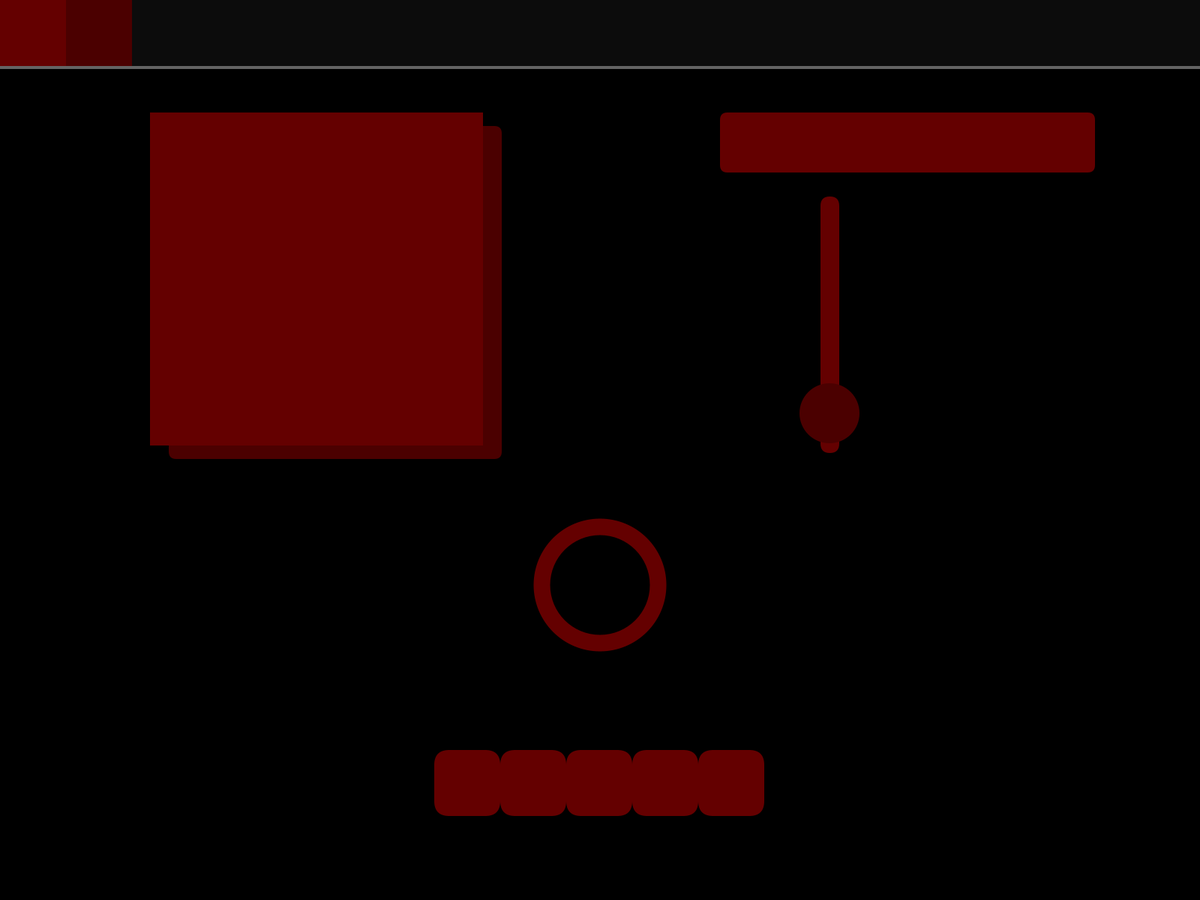
Frame 1 (no input)
Frame 60 (the mouse pressed at the canvas centre just before this capture): identical to frame 1, image omitted
Frame 120 (the mouse held since frame 60 and released just before this capture): identical to frame 1, image omitted

The Processing sketch that drew this single still picture (run headless with seeded random() and noise(); from frame 60 on, the mouse is pressed at the canvas centre):

// Processing sketch: CodeTest
// ── CodeTest.pde
// New ideas for program: try and integrate floats, import song?
void setup() {
fullScreen();
}

int appHeight = displayHeight;
int appWidth = displayWidth;
float easeRate = 4;
float aniHeight = displayHeight * 1/15;
boolean mousetouchlyrics = false;
boolean lyricsdropped = false;
boolean dropdown = false;
int volume = 0;

void draw() {
  background(0);
  textSize(32);
  stroke(100);
  strokeWeight(7);
  line(0, displayWidth * 1/18, displayWidth, displayWidth * 1/18);
  noStroke();
  fill(12, 12, 12);
  rect(0, 0, displayWidth, displayWidth * 1/18);
  fill(100, 0, 0);
  ellipse(displayWidth * 1/2, displayHeight * 13/20, displayWidth * 1/9, displayWidth * 1/9);
  fill(0);
  ellipse(displayWidth * 1/2, displayHeight * 13/20, displayWidth * 3/36, displayWidth * 3/36);
  fill(100, 0, 0);
  rect(displayWidth * 11/16 - displayWidth * 1/256, displayHeight * 7/32, (displayWidth * 1/64), displayHeight * 2/7, 70); // Volume bar
  fill(75, 0, 0);
  ellipse((displayWidth * 11/16) + displayWidth * 1/256, (displayHeight * 4/9) + displayHeight * 1/64, displayWidth * 1/20, displayWidth * 1/20); // Volume icon or circle
  rect(displayWidth * 9/64, displayHeight * 9/64, displayWidth * 5/18, displayWidth * 5/18, 10); // Album cover shadow
  rect(displayWidth * 1/18, 0, displayWidth * 1/18, displayWidth * 1/18);
  fill(100, 0, 0);
  rect(displayWidth * 1/8, displayHeight * 1/8, displayWidth * 5/18, displayWidth * 5/18); // Album cover placeholder
  rect(displayWidth * 13/36 + 2, displayHeight * 15/18, displayWidth * 1/18, displayWidth * 1/18, 20);
  rect(displayWidth * 15/36 + 1, displayHeight * 15/18, displayWidth * 1/18, displayWidth * 1/18, 20);
  rect(displayWidth * 17/36, displayHeight * 15/18, displayWidth * 1/18, displayWidth * 1/18, 20);
  rect(displayWidth * 19/36 - 1, displayHeight * 15/18, displayWidth * 1/18, displayWidth * 1/18, 20);
  rect(displayWidth * 21/36 - 2, displayHeight * 15/18, displayWidth * 1/18, displayWidth * 1/18, 20);
  rect(0, 0, displayWidth * 1/18, displayWidth * 1/18);
  fill (75, 0, 0);
  if (volume >= 1) {
    rect(displayWidth * 11/16 - displayWidth * 1/512, displayHeight * 2/7 + displayHeight * 7/32 - displayHeight * 1/8, displayWidth * 1/64 - displayWidth * 1/256, displayWidth * 1/64 - displayWidth * 1/256);
    if (volume >= 2) {
      rect(displayWidth * 11/16 - displayWidth * 1/512, displayHeight * 2/7 + displayHeight * 7/32 - displayHeight * 1/8 - (displayWidth * 1/64), displayWidth * 1/64 - displayWidth * 1/256, displayWidth * 1/64 - displayWidth * 1/256);
      if (volume >= 3) {
        rect(displayWidth * 11/16 - displayWidth * 1/512, displayHeight * 2/7 + displayHeight * 7/32 - displayHeight * 1/8 - 2 * (displayWidth * 1/64), displayWidth * 1/64 - displayWidth * 1/256, displayWidth * 1/64 - displayWidth * 1/256);
        if (volume >= 4) {
          rect(displayWidth * 11/16 - displayWidth * 1/512, displayHeight * 2/7 + displayHeight * 7/32 - displayHeight * 1/8 - 3 * (displayWidth * 1/64), displayWidth * 1/64 - displayWidth * 1/256, displayWidth * 1/64 - displayWidth * 1/256);
          if (volume >= 5) {
            rect(displayWidth * 11/16 - displayWidth * 1/512, displayHeight * 2/7 + displayHeight * 7/32 - displayHeight * 1/8 - 4 * (displayWidth * 1/64), displayWidth * 1/64 - displayWidth * 1/256, displayWidth * 1/64 - displayWidth * 1/256);
            // ^ squares suggesting volume level
          }
        }
      }
    }
  }

  if (mouseX >= displayWidth * 6/10 && mouseX <= displayWidth * 5/8 + displayWidth * 5/16 && mouseY >= displayHeight * 1/8 && mouseY <= displayHeight * 1/8 + displayHeight * 1/15) {
    mousetouchlyrics = true;
  } else {
    if (dropdown == false) {
      mousetouchlyrics = false;
    } else {
      if (mouseX >= displayWidth * 6/10 && mouseX <= displayWidth * 5/8 + displayWidth * 5/16 && mouseY >= displayHeight * 1/8 && mouseY <= displayHeight * 1/8 + displayHeight * 1/2) {
        mousetouchlyrics = true;
      } else {
        mousetouchlyrics = false;
      }
    }
  }
  if (mousetouchlyrics == false) {
    fill(100, 0, 0);
  } else {
    fill(210, 0, 0);
    if (aniHeight <= displayHeight * 1/15 + 1) {
      triangle(displayWidth * 6/10 + (displayWidth * 5/32 - displayWidth * 1/32), displayHeight * 7/32, displayWidth * 6/10 + (displayWidth * 5/32 + displayWidth * 1/32), displayHeight * 7/32, displayWidth * 6/10 + displayWidth * 5/32, displayHeight * 1/4); // dropdown triangle when lyrics hovered
    }
  }
  if (dropdown == false) {
    aniHeight += (displayHeight * 1/15 - aniHeight)/ easeRate;
    rect(displayWidth * 6/10, displayHeight * 1/8, displayWidth * 5/16, aniHeight, 10);
  } else {
    aniHeight += (displayHeight * 0.5 - aniHeight)/ easeRate;
    rect(displayWidth * 6/10, displayHeight * 1/8, displayWidth * 5/16, aniHeight, 10);
  }
  // ^ logic for creating lyrics box depnding on it being toggled or not
}

void mousePressed() {
  if (dropdown == false) {
    if (mouseX >= displayWidth * 6/10 && mouseX <= displayWidth * 5/8 + displayWidth * 5/16 && mouseY >= displayHeight * 1/8 && mouseY <= displayHeight * 1/8 + displayHeight * 1/15) {
      dropdown = true;
    }
  } else {
    if (mouseX >= displayWidth * 6/10 && mouseX <= displayWidth * 5/8 + displayWidth * 5/16 && mouseY >= displayHeight * 1/8 && mouseY <= displayHeight * 1/8 + displayHeight * 1/2) {
      dropdown = false;
    }
  }
}

void keyPressed() {
  if (keyCode == UP) {
    if (volume <= 4)
      volume = volume + 1;
  } else if (keyCode == DOWN) {
    if (volume >= 1)
      volume = volume - 1;
  }
}






// below is my button code
/*
fullScreen();
// Key for general float characteristics: t = float is a variable related to a triangle, B = float variable is used as an intersecting point between lines (Bridge), p# = the secondary coordinate points for a line, Hi = height, Wid = width
 int screenHeight = displayHeight;
 int screenWidth = displayWidth;
 float ButtonX1 = screenWidth * 1/18;
 float ButtonY1 = screenHeight * 15/18;
 float ButtonWidth = screenWidth * 1/18;
 float playButtonX13 = screenWidth * 1/18 + screenWidth * 1/18 * 1/4;
 float playButtonX2 = screenWidth * 1/18 + screenWidth * 1/18 * 3/4;
 float playButtonY1 = screenHeight * 15/18 + screenWidth * 1/18 * 1/4;
 float playButtonY2 = screenHeight * 15/18 + screenWidth * 1/18 * 1/2;
 float playButtonY3 = screenHeight * 15/18 + screenWidth * 1/18 * 3/4;
 float pause1ButtonX = 2 * (screenWidth * 1/18) + screenWidth * 1/18 * 1/4;
 float pause1ButtonY = (screenHeight * 15/18) + screenWidth * 1/18 * 1/4;
 float pause1ButtonWidth = screenWidth * 1/18 * 3/16;
 float pause1ButtonHeight = screenWidth * 1/18 * 1/2;
 float pause2ButtonX = 2 * (screenWidth * 1/18) + screenWidth * 1/18 * 9/16;
 float pause2ButtonY = (screenHeight * 15/18) + screenWidth * 1/18 * 1/4;
 float pause2ButtonWidth = screenWidth * 1/18 * 3/16;
 float pause2ButtonHeight = screenWidth * 1/18 * 1/2;
 float nextSongX13t = 3 * screenWidth * 1/18 + screenWidth * 1/18 * 1/4;
 float nextSongX2t = 3 * screenWidth * 1/18 + screenWidth * 1/18 * 1/2;
 float nextSongY1t = playButtonY1;
 float nextSongY2t = playButtonY2;
 float nextSongY3t = playButtonY3;
 float nextSongX = 3 * screenWidth * 1/18 + screenWidth * 1/18 * 9/16;
 float nextSongY = screenHeight * 15/18 + screenWidth * 1/18 * 1/4;
 float nextSongWid = screenWidth * 1/18 * 3/16;
 float nextSongHi = screenWidth * 1/18 * 1/2;
 float lastSongX13t = 4 * screenWidth * 1/18 + screenWidth * 1/18 * 3/4;
 float lastSongY1t = screenHeight * 15/18 + screenWidth * 1/18 * 1/4;
 float lastSongX2t = 4 * screenWidth * 1/18 + screenWidth * 1/18 * 1/2;
 float lastSongY2t = screenHeight * 15/18 + screenWidth * 1/18 * 1/2;
 float lastSongY3t = screenHeight * 15/18 + screenWidth * 1/18 * 3/4;
 float lastSongX = 4 * screenWidth * 1/18 + screenWidth * 1/18 * 1/4;
 float lastSongY = screenHeight * 15/18 + screenWidth * 1/18 * 1/4;
 float lastSongWid = screenWidth * 1/18 * 3/16;
 float lastSongHi = screenWidth * 1/18 * 1/2;
 float line1X = 5 * screenWidth * 1/18 + screenWidth * 1/18 * 1/4;
 float line1Y = screenHeight * 15/18 + screenWidth * 1/18 * 5/8;
 float line1Xp2B = 5 * screenWidth * 1/18 + screenWidth * 1/18 * 7/16;
 float line1Yp2B = screenHeight * 15/18 + screenWidth * 1/18 * 5/8;
 float line2Xp2B = 5 * screenWidth * 1/18 + screenWidth * 1/18 * 9/16;
 float line2Yp2B = screenHeight * 15/18 + screenWidth * 1/18 * 3/8;
 float line3Xp2 = 5 * screenWidth * 1/18 + screenWidth * 1/18 * 5/8;
 float line3Yp2 = screenHeight * 15/18 + screenWidth * 1/18 * 3/8;
 float line4X = 5 * screenWidth * 1/18 + screenWidth * 1/18 * 1/4;
 float line4Y = screenHeight * 15/18 + screenWidth * 1/18 * 3/8;
 float line4Xp2B = 5 * screenWidth * 1/18 + screenWidth * 1/18 * 7/16;
 float line4Yp2B = screenHeight * 15/18 + screenWidth * 1/18 * 3/8;
 float line5Xp2B = 5 * screenWidth * 1/18 + screenWidth * 9/16 * 1/18;
 float line5Yp2B = screenHeight * 15/18 + screenWidth * 1/18 * 5/8;
 float line6Xp2 = 5 * screenWidth * 1/18 + screenWidth * 1/18 * 5/8;
 float line6Yp2 = screenHeight * 15/18 + screenWidth * 1/18 * 5/8;
 float shuffleX1245t = screenWidth * 5/18 + screenWidth * 1/18 * 5/8;
 float shuffleY1t = screenHeight * 15/18 + screenWidth * 1/18 * 5/16;
 float shuffleY2t = screenHeight * 15/18 + screenWidth * 1/18 * 7/16;
 float shuffleX36t = screenWidth * 5/18 + screenWidth * 1/18 * 11/16;
 float shuffleY3t = screenHeight * 15/18 + screenWidth * 1/18 * 3/8;
 float shuffleY4t = screenHeight * 15/18 + screenWidth * 1/18 * 9/16;
 float shuffleY5t = screenHeight * 15/18 + screenWidth * 1/18 * 11/16;
 float shuffleY6t = screenHeight * 15/18 + screenWidth * 1/18 * 5/8;
 
 
 
 
 
 square(ButtonX1, ButtonY1, ButtonWidth);
 square(ButtonX1 * 2, ButtonY1, ButtonWidth);
 square(ButtonX1 * 3, ButtonY1, ButtonWidth);
 square(ButtonX1 * 4, ButtonY1, ButtonWidth);
 square(ButtonX1 * 5, ButtonY1, ButtonWidth);
 
 triangle(playButtonX13, playButtonY1, playButtonX2, playButtonY2, playButtonX13, playButtonY3);
 rect(pause1ButtonX, pause1ButtonY, pause1ButtonWidth, pause1ButtonHeight);
 rect(pause2ButtonX, pause2ButtonY, pause2ButtonWidth, pause2ButtonHeight);
 triangle(nextSongX13t, nextSongY1t, nextSongX2t, nextSongY2t, nextSongX13t, nextSongY3t);
 rect(nextSongX, nextSongY, nextSongWid, nextSongHi);
 triangle(lastSongX13t, lastSongY1t, lastSongX2t, lastSongY2t, lastSongX13t, lastSongY3t);
 rect(lastSongX, lastSongY, lastSongWid, lastSongHi);
 line(line1X, line1Y, line1Xp2B, line1Yp2B);
 line(line1Xp2B, line1Yp2B, line2Xp2B, line2Yp2B);
 line(line2Xp2B, line2Yp2B, line3Xp2, line3Yp2);
 line(line4X, line4Y, line4Xp2B, line4Yp2B);
 line(line4Xp2B, line4Yp2B, line5Xp2B, line5Yp2B);
 line(line5Xp2B, line5Yp2B, line6Xp2, line6Yp2);
 triangle(shuffleX1245t, shuffleY1t, shuffleX1245t, shuffleY2t, shuffleX36t, shuffleY3t);
 triangle(shuffleX1245t, shuffleY4t, shuffleX1245t, shuffleY5t, shuffleX36t, shuffleY6t);
 */
